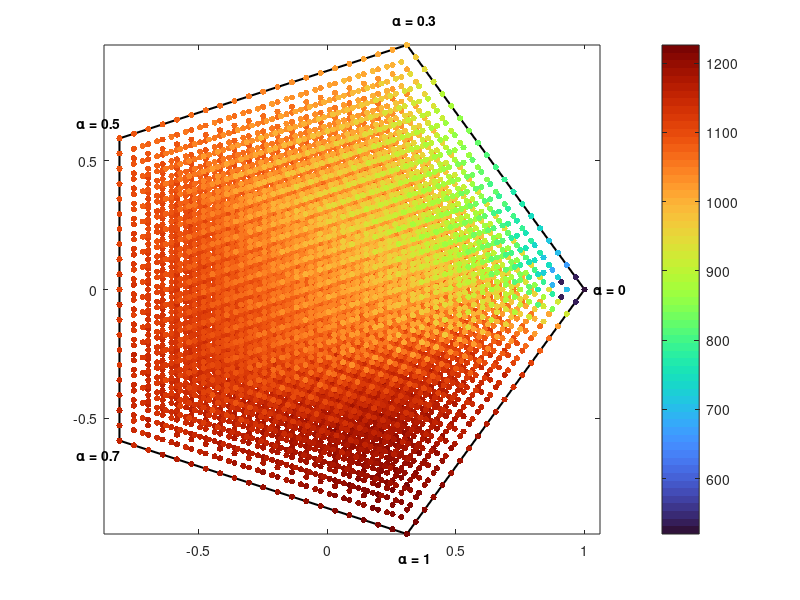

This chart was generated by the following MATLAB code:
clear; clc; close all;

load 100xcombs.mat;

% Pentagon vertices on unit circle
n = 5;
theta = linspace(0, 2*pi, n+1); % +1 to close the loop
theta(end) = []; % Remove duplicate

% Vertices
vx = cos(theta);
vy = sin(theta);
vertices = [vx; vy];

% Separate point data and selling price data
[m, n] = size(aucData);

points = [n, 5];
fprices = [n];

for i = 1:n
    for j = 1:5
        aucPoint = aucData{1, i};
        points(i, j) = aucPoint(1, j);
    end

    aucPrice = aucData{2, i};
    fprices(i, 1) = aucPrice;
end

% Normalize
points = points / 20;
fprices = fprices;

% Calculate point positions
positions = points * vertices';

% Plot the pentagon outline
plot([vx vx(1)], [vy vy(1)], 'k-', 'LineWidth', 1.5)
hold on

% Plot points (Note: third parameter is dot size)
scatter(positions(:,1), positions(:,2), 20, fprices, 'filled')
colormap turbo
colorbar
axis equal

% Label the corners
labels = {'\alpha = 0','\alpha = 0.3','\alpha = 0.5','\alpha = 0.7','\alpha = 1'};
for i = 1:5
    text(vx(i)*1.1, vy(i)*1.1, labels{i}, 'FontWeight', 'bold', 'HorizontalAlignment','center')
end

% To-do
% different markers for bidder type
% lighter outline